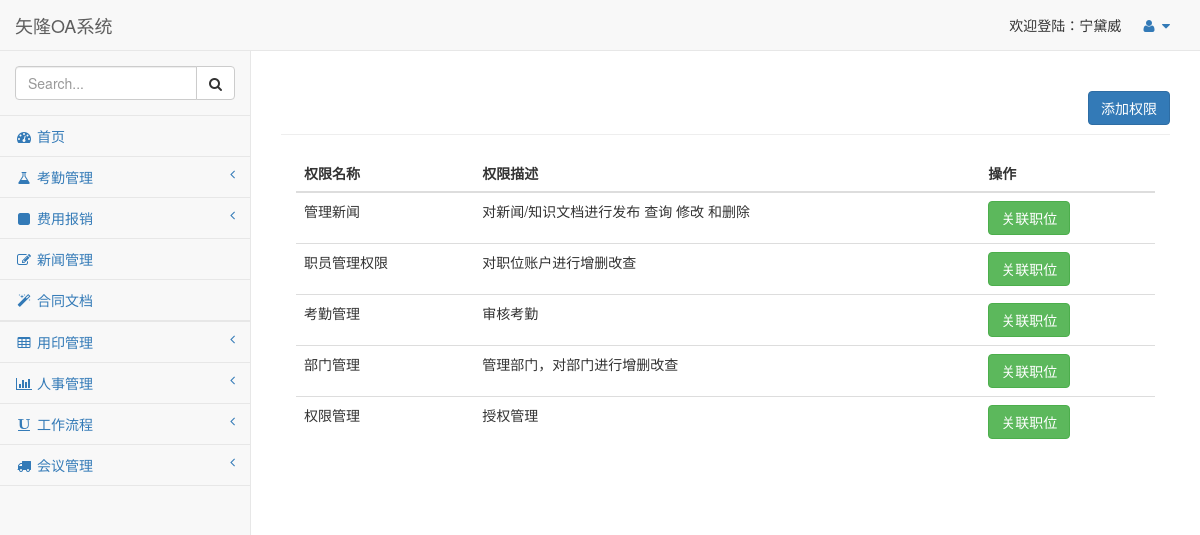
The page /permission/ (signed in) on the database its author committed.
### FlaskOAPro/OAPro/models.py (models this page shows, shortened)
class Base(db.Model):
    __abstract__ = True
    id = db.Column(db.Integer, primary_key=True, autoincrement=True)

class Person(Base):
    username = db.Column(db.String(32), unique=True)  # 登陆名 必填 不可以重复
    password = db.Column(db.String(32))  # 密码 必填
    nick_name = db.Column(db.String(32)) # 姓名 必填
    age = db.Column(db.Integer,nullable=True) # 年龄 注册后完善 可以为null
    gender = db.Column(db.String(16),nullable = True) # 性别 注册后完善 可以为null
    skill = db.Column(db.String(128),nullable = True) #擅长  注册后完善 可以为null
    phone = db.Column(db.String(16),nullable = True) # 电话 注册后完善 可以为null
    email = db.Column(db.String(32),nullable = True) # 邮箱 注册后完善 可以为null
    address = db.Column(db.Text,nullable = True) # 用户地址 注册后完善 可以为null
    score = db.Column(db.Float,default=1) #绩效 默认为1
    position_id = db.Column(db.Integer,db.ForeignKey("position.id")) #Position 职位表外键
    p_attendance = db.relationship(
        "Attendance",
        backref = "a_person"
    ) # 反向映射 假条表
    p_expense = db.relationship(
        "Expense",
        backref="e_person"
    )  # 反向映射 报销表
    p_seal = db.relationship(
        "Seal",
        backref="s_person"
    )  # 反向映射 公章表
    p_handle = db.relationship(
        "Handle",
        backref="h_person"
    )  # 反向映射 流程表

class Position(Base):
    p_name = db.Column(db.String(32)) #名称
    p_description = db.Column(db.Text) #描述
    p_level = db.Column(db.Integer) #职级
    p_person = db.relationship(
        "Person",
        backref="p_position"
    ) #反向映射向 员工
    department_id = db.Column(db.Integer, db.ForeignKey("department.id")) #外键指向部门表
    p_permission = db.relationship(
        "Permission",
        secondary="pos_per",
        backref="p_position"
    ) #反向映射权限表，中间表是pos_per

class Permission(Base):
    p_name = db.Column(db.String(32)) #名称
    p_description = db.Column(db.Text) #描述

### FlaskOAPro/OAPro/views.py (the view, shortened to what this page needs)
@OAPrint.route("/permission/", methods=["POST", "GET"])
def permission():
    per_list = Permission.query.all()
    return render_template("permission.html",per_list = per_list)

### FlaskOAPro/templates/permission.html (shortened to what this page needs)
{% extends "base.html" %}
{% block label %}
    <button class="btn btn-primary pull-right" data-target="#person_modal" data-toggle="modal">
        添加权限
    </button>
{% endblock %}
{% block content %}
    <table class="table">
        <thead>
            <tr>
                <th>权限名称</th>
                <th>权限描述</th>
                <th>操作</th>
            </tr>
        </thead>
        <tbody>
            {% for per in per_list %}
                <tr>
                    <td>{{ per.p_name }}</td>
                    <td>{{ per.p_description }}</td>
                    <td>
                        <a href="/per_position/{{ per.id }}/" class="btn btn-success">关联职位</a>
                    </td>
                </tr>
            {% endfor %}
        </tbody>
    </table>
{% endblock %}

### FlaskOAPro/templates/base.html (shortened to what this page needs)
<!DOCTYPE html>
<html lang="en">
<head>
    <link href="/static/vendor/bootstrap/css/bootstrap.min.css" rel="stylesheet">
    <link href="/static/vendor/metisMenu/metisMenu.min.css" rel="stylesheet">
    <link href="/static/dist/css/sb-admin-2.css" rel="stylesheet">
    <link href="/static/vendor/morrisjs/morris.css" rel="stylesheet">
    <link href="/static/vendor/font-awesome/css/font-awesome.min.css" rel="stylesheet" type="text/css">
</head>
<body>
    <div id="wrapper">
        <nav class="navbar navbar-default navbar-static-top" role="navigation" style="margin-bottom: 0">
            <div class="navbar-header">
                <a class="navbar-brand" href="index.html">矢隆OA系统</a>
            </div>
            <ul class="nav navbar-top-links navbar-right">
                <li>欢迎登陆：{{ page_process().name }}</li>
                <li class="dropdown">
                    <a class="dropdown-toggle" data-toggle="dropdown" href="#">
                        <i class="fa fa-user fa-fw"></i> <i class="fa fa-caret-down"></i>
                    </a>
                </li>
            </ul>
            <div class="navbar-default sidebar" role="navigation">
                <div class="sidebar-nav navbar-collapse">
                    <ul class="nav" id="side-menu">
                        <li class="sidebar-search">
                            <div class="input-group custom-search-form">
                                <input type="text" class="form-control" placeholder="Search...">
                                <span class="input-group-btn">
                                <button class="btn btn-default" type="button">
                                    <i class="fa fa-search"></i>
                                </button>
                            </span>
                            </div>
                        </li>
                        <li>
                            <a href="/"><i class="fa fa-dashboard fa-fw"></i> 首页</a>
                        </li>
                        <li>
                            <a href="#"><i class="fa fa-flask fa-fw"></i> 考勤管理<span class="fa arrow"></span></a>
                        </li>
                        <li>
                            <a href="#"><i class="fa fa-square fa-fw"></i> 费用报销<span class="fa arrow"></span></a>
                        </li>
                        <li>
                            <a href="/news/"><i class="fa fa-edit fa-fw"></i> 新闻管理</a>
                        </li>
                        <li>
                            <a href="/doc/"><i class="fa fa-magic fa-fw"></i> 合同文档</a>
                        </li>
                        <li>
                        <li>
                            <a href="#"><i class="fa fa-table fa-fw"></i> 用印管理<span class="fa arrow"></span></a>
                        </li>
                        <li>
                            <a href="#"><i class="fa fa-bar-chart-o fa-fw"></i> 人事管理<span class="fa arrow"></span></a>
                        </li>
                        <li>
                            <a href="#"><i class="fa fa-underline fa-fw"></i> 工作流程<span class="fa arrow"></span></a>
                        </li>
                        <li>
                            <a href="#"><i class="fa fa-truck fa-fw"></i> 会议管理<span class="fa arrow"></span></a>
                        </li>
                    </ul>
                </div>
            </div>
        </nav>
        <div id="page-wrapper">
            <div class="row">
                <div class="col-lg-12">
                    <h1 class="page-header">
                        {% block label %}
                        {% endblock %}
                    </h1>
                </div>
            </div>
            <div class="container-fluid">
                {% block content %}
                {% endblock %}
            </div>
        </div>
    </div>
</body>
</html>

### rows shown on the page
Person: nick_name.p_level "宁黛威"
Permission: p_name "管理新闻", p_description "对新闻/知识文档进行发布 查询 修改 和删除"
Permission: p_name "职员管理权限", p_description "对职位账户进行增删改查"
Permission: p_name "考勤管理", p_description "审核考勤"
Permission: p_name "部门管理", p_description "管理部门，对部门进行增删改查"
Permission: p_name "权限管理", p_description "授权管理"
